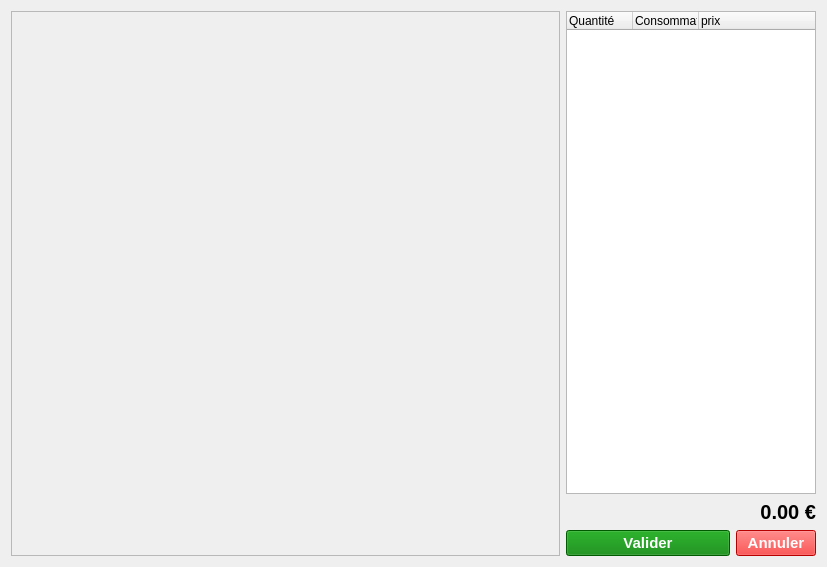
<?xml version="1.0" encoding="UTF-8"?>
<ui version="4.0">
 <class>PanelTab</class>
 <widget class="QWidget" name="PanelTab">
  <property name="geometry">
   <rect>
    <x>0</x>
    <y>0</y>
    <width>827</width>
    <height>567</height>
   </rect>
  </property>
  <property name="windowTitle">
   <string>Form</string>
  </property>
  <layout class="QGridLayout" name="gridLayout">
   <item row="1" column="1">
    <widget class="QLabel" name="total">
     <property name="font">
      <font>
       <pointsize>15</pointsize>
       <weight>75</weight>
       <bold>true</bold>
      </font>
     </property>
     <property name="styleSheet">
      <string notr="true">padding:0.75em</string>
     </property>
     <property name="text">
      <string>0.00 €</string>
     </property>
     <property name="alignment">
      <set>Qt::AlignRight|Qt::AlignTrailing|Qt::AlignVCenter</set>
     </property>
    </widget>
   </item>
   <item row="2" column="1">
    <widget class="QWidget" name="widget_2" native="true">
     <property name="minimumSize">
      <size>
       <width>250</width>
       <height>0</height>
      </size>
     </property>
     <property name="maximumSize">
      <size>
       <width>250</width>
       <height>16777215</height>
      </size>
     </property>
     <layout class="QHBoxLayout" name="horizontalLayout">
      <property name="leftMargin">
       <number>0</number>
      </property>
      <property name="topMargin">
       <number>0</number>
      </property>
      <property name="rightMargin">
       <number>0</number>
      </property>
      <property name="bottomMargin">
       <number>0</number>
      </property>
      <item>
       <widget class="QPushButton" name="pushButton_13">
        <property name="font">
         <font>
          <pointsize>11</pointsize>
          <weight>75</weight>
          <bold>true</bold>
         </font>
        </property>
        <property name="styleSheet">
         <string notr="true">padding:0.75em;background-color:green;color:white</string>
        </property>
        <property name="text">
         <string>Valider</string>
        </property>
       </widget>
      </item>
      <item>
       <widget class="QPushButton" name="pushButton">
        <property name="sizePolicy">
         <sizepolicy hsizetype="Maximum" vsizetype="Fixed">
          <horstretch>0</horstretch>
          <verstretch>0</verstretch>
         </sizepolicy>
        </property>
        <property name="font">
         <font>
          <pointsize>11</pointsize>
          <weight>75</weight>
          <bold>true</bold>
         </font>
        </property>
        <property name="styleSheet">
         <string notr="true">padding: 0.75em; background-color:red;color:white;</string>
        </property>
        <property name="text">
         <string>Annuler</string>
        </property>
       </widget>
      </item>
     </layout>
    </widget>
   </item>
   <item row="0" column="1">
    <widget class="ProductList" name="product_list">
     <property name="minimumSize">
      <size>
       <width>250</width>
       <height>0</height>
      </size>
     </property>
     <property name="maximumSize">
      <size>
       <width>250</width>
       <height>16777215</height>
      </size>
     </property>
     <property name="indentation">
      <number>0</number>
     </property>
     <property name="wordWrap">
      <bool>true</bool>
     </property>
     <attribute name="headerDefaultSectionSize">
      <number>66</number>
     </attribute>
     <column>
      <property name="text">
       <string>Quantité</string>
      </property>
     </column>
     <column>
      <property name="text">
       <string>Consommation</string>
      </property>
     </column>
     <column>
      <property name="text">
       <string>prix</string>
      </property>
     </column>
    </widget>
   </item>
   <item row="0" column="0" rowspan="3">
    <widget class="QScrollArea" name="scroll_area">
     <property name="frameShape">
      <enum>QFrame::StyledPanel</enum>
     </property>
     <property name="horizontalScrollBarPolicy">
      <enum>Qt::ScrollBarAlwaysOff</enum>
     </property>
     <property name="widgetResizable">
      <bool>true</bool>
     </property>
     <widget class="ProductsContainer" name="scroll_area_content">
      <property name="geometry">
       <rect>
        <x>0</x>
        <y>0</y>
        <width>551</width>
        <height>547</height>
       </rect>
      </property>
      <layout class="QHBoxLayout" name="horizontalLayout_2"/>
     </widget>
    </widget>
   </item>
  </layout>
 </widget>
 <customwidgets>
  <customwidget>
   <class>ProductsContainer</class>
   <extends>QWidget</extends>
   <header>gui/panels</header>
   <container>1</container>
  </customwidget>
  <customwidget>
   <class>ProductList</class>
   <extends>QTreeWidget</extends>
   <header>gui/panels</header>
  </customwidget>
 </customwidgets>
 <resources/>
 <connections>
  <connection>
   <sender>pushButton</sender>
   <signal>clicked()</signal>
   <receiver>product_list</receiver>
   <slot>clear()</slot>
   <hints>
    <hint type="sourcelabel">
     <x>777</x>
     <y>537</y>
    </hint>
    <hint type="destinationlabel">
     <x>690</x>
     <y>293</y>
    </hint>
   </hints>
  </connection>
  <connection>
   <sender>pushButton</sender>
   <signal>clicked()</signal>
   <receiver>PanelTab</receiver>
   <slot>reset_total()</slot>
   <hints>
    <hint type="sourcelabel">
     <x>808</x>
     <y>540</y>
    </hint>
    <hint type="destinationlabel">
     <x>818</x>
     <y>486</y>
    </hint>
   </hints>
  </connection>
 </connections>
 <slots>
  <slot>reset_total()</slot>
 </slots>
</ui>
